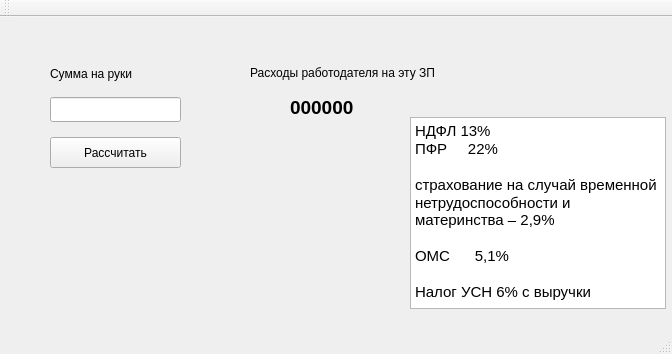
<?xml version="1.0" encoding="UTF-8"?>
<ui version="4.0">
 <class>MainWindow</class>
 <widget class="QMainWindow" name="MainWindow">
  <property name="geometry">
   <rect>
    <x>0</x>
    <y>0</y>
    <width>672</width>
    <height>354</height>
   </rect>
  </property>
  <property name="windowTitle">
   <string>MainWindow</string>
  </property>
  <widget class="QWidget" name="centralWidget">
   <widget class="QLineEdit" name="lineEdit_fin_value">
    <property name="geometry">
     <rect>
      <x>50</x>
      <y>80</y>
      <width>131</width>
      <height>25</height>
     </rect>
    </property>
    <property name="font">
     <font>
      <pointsize>14</pointsize>
     </font>
    </property>
   </widget>
   <widget class="QLabel" name="label">
    <property name="geometry">
     <rect>
      <x>50</x>
      <y>47</y>
      <width>121</width>
      <height>20</height>
     </rect>
    </property>
    <property name="text">
     <string>Сумма на руки</string>
    </property>
   </widget>
   <widget class="QLabel" name="label_Start_value">
    <property name="geometry">
     <rect>
      <x>290</x>
      <y>70</y>
      <width>81</width>
      <height>41</height>
     </rect>
    </property>
    <property name="font">
     <font>
      <pointsize>14</pointsize>
      <weight>75</weight>
      <bold>true</bold>
     </font>
    </property>
    <property name="text">
     <string>000000</string>
    </property>
   </widget>
   <widget class="QLabel" name="label_2">
    <property name="geometry">
     <rect>
      <x>250</x>
      <y>40</y>
      <width>241</width>
      <height>31</height>
     </rect>
    </property>
    <property name="text">
     <string>Расходы работодателя на эту ЗП</string>
    </property>
   </widget>
   <widget class="QPushButton" name="pushButton_count_money">
    <property name="geometry">
     <rect>
      <x>50</x>
      <y>120</y>
      <width>131</width>
      <height>31</height>
     </rect>
    </property>
    <property name="text">
     <string>Рассчитать</string>
    </property>
   </widget>
   <widget class="QTextBrowser" name="textBrowser">
    <property name="geometry">
     <rect>
      <x>410</x>
      <y>100</y>
      <width>256</width>
      <height>192</height>
     </rect>
    </property>
    <property name="html">
     <string>&lt;!DOCTYPE HTML PUBLIC &quot;-//W3C//DTD HTML 4.0//EN&quot; &quot;http://www.w3.org/TR/REC-html40/strict.dtd&quot;&gt;
&lt;html&gt;&lt;head&gt;&lt;meta name=&quot;qrichtext&quot; content=&quot;1&quot; /&gt;&lt;style type=&quot;text/css&quot;&gt;
p, li { white-space: pre-wrap; }
&lt;/style&gt;&lt;/head&gt;&lt;body style=&quot; font-family:'Ubuntu'; font-size:11pt; font-weight:400; font-style:normal;&quot;&gt;
&lt;p style=&quot; margin-top:0px; margin-bottom:0px; margin-left:0px; margin-right:0px; -qt-block-indent:0; text-indent:0px;&quot;&gt;НДФЛ 13%&lt;/p&gt;
&lt;p style=&quot; margin-top:0px; margin-bottom:0px; margin-left:0px; margin-right:0px; -qt-block-indent:0; text-indent:0px;&quot;&gt;ПФР     22%&lt;/p&gt;
&lt;p style=&quot;-qt-paragraph-type:empty; margin-top:0px; margin-bottom:0px; margin-left:0px; margin-right:0px; -qt-block-indent:0; text-indent:0px;&quot;&gt;&lt;br /&gt;&lt;/p&gt;
&lt;p style=&quot; margin-top:0px; margin-bottom:0px; margin-left:0px; margin-right:0px; -qt-block-indent:0; text-indent:0px;&quot;&gt;страхование на случай временной&lt;/p&gt;
&lt;p style=&quot; margin-top:0px; margin-bottom:0px; margin-left:0px; margin-right:0px; -qt-block-indent:0; text-indent:0px;&quot;&gt;нетрудоспособности и материнства – 2,9%&lt;/p&gt;
&lt;p style=&quot;-qt-paragraph-type:empty; margin-top:0px; margin-bottom:0px; margin-left:0px; margin-right:0px; -qt-block-indent:0; text-indent:0px;&quot;&gt;&lt;br /&gt;&lt;/p&gt;
&lt;p style=&quot; margin-top:0px; margin-bottom:0px; margin-left:0px; margin-right:0px; -qt-block-indent:0; text-indent:0px;&quot;&gt;ОМС      5,1%&lt;/p&gt;
&lt;p style=&quot;-qt-paragraph-type:empty; margin-top:0px; margin-bottom:0px; margin-left:0px; margin-right:0px; -qt-block-indent:0; text-indent:0px;&quot;&gt;&lt;br /&gt;&lt;/p&gt;
&lt;p style=&quot; margin-top:0px; margin-bottom:0px; margin-left:0px; margin-right:0px; -qt-block-indent:0; text-indent:0px;&quot;&gt;Налог УСН 6% с выручки&lt;/p&gt;&lt;/body&gt;&lt;/html&gt;</string>
    </property>
   </widget>
  </widget>
  <widget class="QMenuBar" name="menuBar">
   <property name="geometry">
    <rect>
     <x>0</x>
     <y>0</y>
     <width>672</width>
     <height>22</height>
    </rect>
   </property>
  </widget>
  <widget class="QToolBar" name="mainToolBar">
   <attribute name="toolBarArea">
    <enum>TopToolBarArea</enum>
   </attribute>
   <attribute name="toolBarBreak">
    <bool>false</bool>
   </attribute>
  </widget>
  <widget class="QStatusBar" name="statusBar">
   <property name="enabled">
    <bool>false</bool>
   </property>
  </widget>
 </widget>
 <layoutdefault spacing="6" margin="11"/>
 <resources/>
 <connections/>
</ui>
